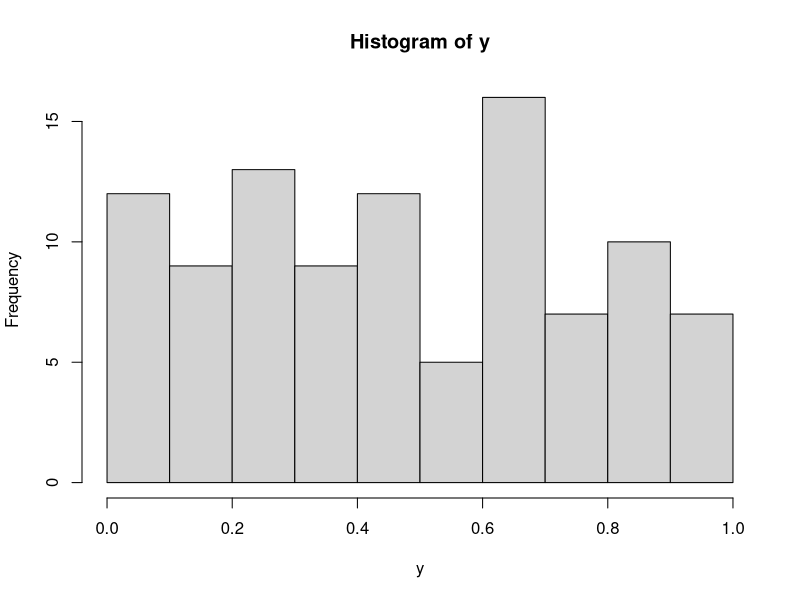
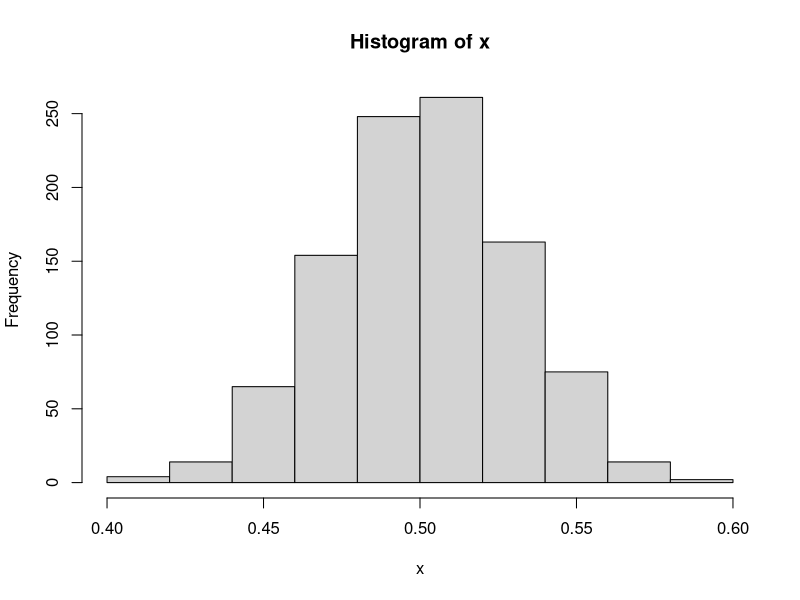

The R source for these figures, in order:
## ---- chunk 1
knitr::opts_chunk$set(class.source = "fold-show")
## ---- chunk 2
# Example: a handmade t test function
twosam <- function(y1, y2){              # definition
  n1  <- length(y1); n2  <- length(y2)   # body
  yb1 <- mean(y1);   yb2 <- mean(y2)
  s1  <- var(y1);    s2  <- var(y2)
  s   <- ((n1 - 1)*s1 + (n2 - 1)*s2)/(n1 + n2 - 2)
  tst <- (yb1 - yb2)/sqrt(s*(1/n1 + 1/n2))
  tst                                    # return value, can also be a list
}

# Calling the function
tstat <- twosam(PlantGrowth$weight[PlantGrowth$group == "ctrl"],
                PlantGrowth$weight[PlantGrowth$group == "trt1"])
tstat
## ---- chunk 3
# TODO: Add solution to exercise
## ---- chunk 4
x <- 5

# Example 1
if(!is.na(x)) y <- x^2 else stop("x is missing")

# Example 2
if(x == 5){   # in case x = 5:
  x <- x + 1  # add 1 to x and
  y <- 3      # set y to three
} else        # else:
  y <- 7      # set y to seven

# Example 3
if(x < 99) cat("x is smaller than 99\n")

## Vectorized version with ifelse() function

# Example 1
ifelse(x == c(5, 6), c("A1", "A2"), c("A3", "A4"))

# Example 2
x <- -2:2
ifelse(x < 0, -x, x)
## ---- chunk 5
# TODO: Add solution to exercise
## ---- chunk 6
# Example for central limit theorem

y <- runif(100)     # Draw random numbers
hist(y)

x <- replicate(1000, mean(runif(100)))
hist(x)

# Examples repeat and while

i <- 0
repeat {
  i <- i + 1              # Add 1 to i
  if (i == 3) break       # Stop if i = 3
}

while (i > 1) {
  i <- i - 1              # As long as i > 1, subtract 1
}

# Example vector operations

x <- c(3, 6, 4, 8, 0)     # Vector of length 5

for(i in x)
  print(sqrt(i))

for(i in seq_along(x))    # Same using indices
  print(sqrt(x[i]))

for(i in seq_along(x)){   # For all i [1,2,3,4,5]'
  x[i] <- x[i]^2          # square ith element of x
  print(x[i])             # and show it on monitor
}

x^2                       # BETTER
## ---- chunk 7
# TODO: Add solution to exercise
## ---- chunk 8
# Example apply()

X <- matrix(c(4, 7, 3, 8, 9, 2, 5, 6, 2, 3, 2, 4), nrow = 3, ncol = 4)

# Calculate row maxima
res <- numeric(nrow(X))
for(i in 1:nrow(X)){
  res[i] <- max(X[i,])
}

# or:
apply(X, 1, max)  # Maximum for each row
apply(X, 2, max)  # Maximum for each column

# Example lapply()
L <- list(x = 1:10, y = 1:5 + 0i)
lapply(L, mean)       # Keep list with data type
sapply(L, mean)       # Create vector, same data type

sapply(iris, class)   # Work column wise on data frame

# Example tapply()
data(Oats, package = "nlme")
with(Oats, tapply(yield, list(Block, Variety), mean))

data(warpbreaks)
tapply(warpbreaks$breaks, warpbreaks$tension, sum)
tapply(warpbreaks$breaks, warpbreaks[ , -1], mean)
## ---- chunk 9
# TODO: Add solution to exercise
## ---- chunk 10
# Examples
rnorm(10)     # Draw from standard normal distribution
rpois(10, 1)  # Draw from Poisson distribution

# Sampling with or without replacement from a vector
sample(1:5, size = 10, replace = TRUE)

# Set seed
set.seed(1223)  # On each run, random numbers will be identical
runif(3)
## ---- chunk 11
# TODO: Add solution to exercise
